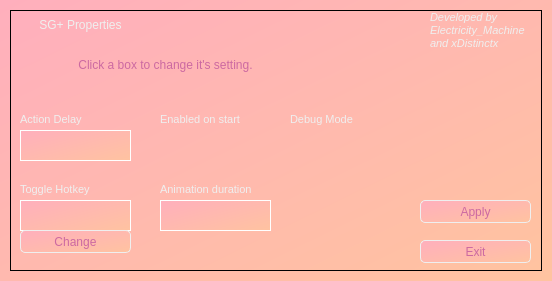
<?xml version="1.0" encoding="UTF-8"?>
<ui version="4.0">
 <class>PropertiesWindow</class>
 <widget class="QMainWindow" name="PropertiesWindow">
  <property name="geometry">
   <rect>
    <x>0</x>
    <y>0</y>
    <width>552</width>
    <height>281</height>
   </rect>
  </property>
  <property name="acceptDrops">
   <bool>false</bool>
  </property>
  <property name="windowTitle">
   <string>SG+</string>
  </property>
  <property name="windowIcon">
   <iconset resource="resources.qrc">
    <normaloff>:/images/icon.ico</normaloff>:/images/icon.ico</iconset>
  </property>
  <property name="styleSheet">
   <string notr="true">QPushButton {
	border: 1px solid rgb(239, 239, 239);
	border-radius: 5px;
}
QPushButton:hover {
	border: 2px solid rgb(239, 239, 239);
}
QPushButton:pressed {
	border: 2px solid rgb(204, 105, 161);
}
#dropShadowFrame {	
	background-color: rgba(255, 255, 255, .15);
}
QWidget {
	background-color: qlineargradient(spread:pad, x1:0, y1:0, x2:1, y2:1, stop:0 rgba(255, 175, 189, 255), stop:1 rgba(255, 195, 160, 255));
}
QLabel {
	background-color: rgba(255, 255, 255, 0);
}
</string>
  </property>
  <widget class="QWidget" name="centralwidget">
   <layout class="QVBoxLayout" name="verticalLayout">
    <property name="spacing">
     <number>0</number>
    </property>
    <property name="leftMargin">
     <number>10</number>
    </property>
    <property name="topMargin">
     <number>10</number>
    </property>
    <property name="rightMargin">
     <number>10</number>
    </property>
    <property name="bottomMargin">
     <number>10</number>
    </property>
    <item>
     <widget class="QFrame" name="dropShadowFrame">
      <property name="styleSheet">
       <string notr="true"/>
      </property>
      <property name="frameShape">
       <enum>QFrame::StyledPanel</enum>
      </property>
      <property name="frameShadow">
       <enum>QFrame::Raised</enum>
      </property>
      <widget class="QLabel" name="label">
       <property name="geometry">
        <rect>
         <x>0</x>
         <y>0</y>
         <width>141</width>
         <height>31</height>
        </rect>
       </property>
       <property name="styleSheet">
        <string notr="true">font: 81 14pt &quot;Raleway ExtraBold&quot;;
color: rgb(239, 239, 239);
</string>
       </property>
       <property name="text">
        <string>&lt;html&gt;&lt;head/&gt;&lt;body&gt;&lt;p align=&quot;center&quot;&gt;SG+ Properties&lt;/p&gt;&lt;/body&gt;&lt;/html&gt;</string>
       </property>
       <property name="alignment">
        <set>Qt::AlignCenter</set>
       </property>
       <property name="wordWrap">
        <bool>true</bool>
       </property>
      </widget>
      <widget class="QLabel" name="label_2">
       <property name="geometry">
        <rect>
         <x>0</x>
         <y>40</y>
         <width>311</width>
         <height>31</height>
        </rect>
       </property>
       <property name="styleSheet">
        <string notr="true">font: 81 14pt &quot;Raleway ExtraBold&quot;;
color: rgb(204, 105, 161);</string>
       </property>
       <property name="text">
        <string>&lt;html&gt;&lt;head/&gt;&lt;body&gt;&lt;p align=&quot;center&quot;&gt;Click a box to change it's setting.&lt;/p&gt;&lt;/body&gt;&lt;/html&gt;</string>
       </property>
       <property name="alignment">
        <set>Qt::AlignCenter</set>
       </property>
       <property name="wordWrap">
        <bool>false</bool>
       </property>
      </widget>
      <widget class="QPushButton" name="updateButton">
       <property name="geometry">
        <rect>
         <x>410</x>
         <y>190</y>
         <width>111</width>
         <height>23</height>
        </rect>
       </property>
       <property name="styleSheet">
        <string notr="true">color: rgb(204, 105, 161);</string>
       </property>
       <property name="text">
        <string>Apply</string>
       </property>
      </widget>
      <widget class="QPushButton" name="skipButton">
       <property name="geometry">
        <rect>
         <x>410</x>
         <y>230</y>
         <width>111</width>
         <height>23</height>
        </rect>
       </property>
       <property name="styleSheet">
        <string notr="true">color: rgb(204, 105, 161);</string>
       </property>
       <property name="text">
        <string>Exit</string>
       </property>
      </widget>
      <widget class="QPlainTextEdit" name="actionDelay">
       <property name="geometry">
        <rect>
         <x>10</x>
         <y>120</y>
         <width>111</width>
         <height>31</height>
        </rect>
       </property>
       <property name="minimumSize">
        <size>
         <width>10</width>
         <height>10</height>
        </size>
       </property>
       <property name="styleSheet">
        <string notr="true">background-color: rgba(255, 255, 255, .15);
color: rgb(255, 255, 255);
border-bottom-left-radius :0px;
border-bottom-right-radius :0px;
border: 1px solid white;</string>
       </property>
       <property name="readOnly">
        <bool>true</bool>
       </property>
       <property name="plainText">
        <string/>
       </property>
      </widget>
      <widget class="QLabel" name="label_3">
       <property name="geometry">
        <rect>
         <x>10</x>
         <y>100</y>
         <width>111</width>
         <height>20</height>
        </rect>
       </property>
       <property name="styleSheet">
        <string notr="true">font: 81 14pt &quot;Raleway ExtraBold&quot;;
color: rgb(239, 239, 239);
</string>
       </property>
       <property name="text">
        <string>&lt;html&gt;&lt;head/&gt;&lt;body&gt;&lt;p align=&quot;justify&quot;&gt;&lt;span style=&quot; font-size:8pt;&quot;&gt;Action Delay&lt;/span&gt;&lt;/p&gt;&lt;/body&gt;&lt;/html&gt;</string>
       </property>
       <property name="alignment">
        <set>Qt::AlignCenter</set>
       </property>
       <property name="wordWrap">
        <bool>true</bool>
       </property>
      </widget>
      <widget class="QPlainTextEdit" name="toggleHotkey">
       <property name="geometry">
        <rect>
         <x>10</x>
         <y>190</y>
         <width>111</width>
         <height>31</height>
        </rect>
       </property>
       <property name="minimumSize">
        <size>
         <width>10</width>
         <height>10</height>
        </size>
       </property>
       <property name="styleSheet">
        <string notr="true">background-color: rgba(255, 255, 255, .15);
color: rgb(255, 255, 255);
border-bottom-left-radius :0px;
border-bottom-right-radius :0px;
border: 1px solid white;</string>
       </property>
       <property name="readOnly">
        <bool>true</bool>
       </property>
      </widget>
      <widget class="QLabel" name="label_4">
       <property name="geometry">
        <rect>
         <x>10</x>
         <y>170</y>
         <width>111</width>
         <height>20</height>
        </rect>
       </property>
       <property name="styleSheet">
        <string notr="true">font: 81 14pt &quot;Raleway ExtraBold&quot;;
color: rgb(239, 239, 239);
</string>
       </property>
       <property name="text">
        <string>&lt;html&gt;&lt;head/&gt;&lt;body&gt;&lt;p align=&quot;justify&quot;&gt;&lt;span style=&quot; font-size:8pt;&quot;&gt;Toggle Hotkey&lt;/span&gt;&lt;/p&gt;&lt;/body&gt;&lt;/html&gt;</string>
       </property>
       <property name="alignment">
        <set>Qt::AlignCenter</set>
       </property>
       <property name="wordWrap">
        <bool>true</bool>
       </property>
      </widget>
      <widget class="QLabel" name="label_5">
       <property name="geometry">
        <rect>
         <x>150</x>
         <y>100</y>
         <width>111</width>
         <height>20</height>
        </rect>
       </property>
       <property name="styleSheet">
        <string notr="true">font: 81 14pt &quot;Raleway ExtraBold&quot;;
color: rgb(239, 239, 239);
</string>
       </property>
       <property name="text">
        <string>&lt;html&gt;&lt;head/&gt;&lt;body&gt;&lt;p align=&quot;justify&quot;&gt;&lt;span style=&quot; font-size:8pt;&quot;&gt;Enabled on start&lt;/span&gt;&lt;/p&gt;&lt;/body&gt;&lt;/html&gt;</string>
       </property>
       <property name="alignment">
        <set>Qt::AlignCenter</set>
       </property>
       <property name="wordWrap">
        <bool>true</bool>
       </property>
      </widget>
      <widget class="QCheckBox" name="enabledOnStart">
       <property name="geometry">
        <rect>
         <x>150</x>
         <y>120</y>
         <width>101</width>
         <height>31</height>
        </rect>
       </property>
       <property name="toolTip">
        <string>&lt;html&gt;&lt;head/&gt;&lt;body&gt;&lt;p&gt;&lt;br/&gt;&lt;/p&gt;&lt;/body&gt;&lt;/html&gt;</string>
       </property>
       <property name="autoFillBackground">
        <bool>false</bool>
       </property>
       <property name="styleSheet">
        <string notr="true">color: #fff;
background-color: rgba(255, 255, 255, 0);
font: 8pt &quot;MS Shell Dlg 2&quot;;</string>
       </property>
       <property name="text">
        <string/>
       </property>
      </widget>
      <widget class="QPlainTextEdit" name="animationDuration">
       <property name="geometry">
        <rect>
         <x>150</x>
         <y>190</y>
         <width>111</width>
         <height>31</height>
        </rect>
       </property>
       <property name="minimumSize">
        <size>
         <width>10</width>
         <height>10</height>
        </size>
       </property>
       <property name="styleSheet">
        <string notr="true">background-color: rgba(255, 255, 255, .15);
color: rgb(255, 255, 255);
border-bottom-left-radius :0px;
border-bottom-right-radius :0px;
border: 1px solid white;</string>
       </property>
       <property name="readOnly">
        <bool>true</bool>
       </property>
      </widget>
      <widget class="QLabel" name="label_6">
       <property name="geometry">
        <rect>
         <x>150</x>
         <y>170</y>
         <width>111</width>
         <height>20</height>
        </rect>
       </property>
       <property name="styleSheet">
        <string notr="true">font: 81 14pt &quot;Raleway ExtraBold&quot;;
color: rgb(239, 239, 239);
</string>
       </property>
       <property name="text">
        <string>&lt;html&gt;&lt;head/&gt;&lt;body&gt;&lt;p align=&quot;justify&quot;&gt;&lt;span style=&quot; font-size:8pt;&quot;&gt;Animation duration&lt;/span&gt;&lt;/p&gt;&lt;/body&gt;&lt;/html&gt;</string>
       </property>
       <property name="alignment">
        <set>Qt::AlignCenter</set>
       </property>
       <property name="wordWrap">
        <bool>true</bool>
       </property>
      </widget>
      <widget class="QLabel" name="label_7">
       <property name="geometry">
        <rect>
         <x>280</x>
         <y>100</y>
         <width>111</width>
         <height>20</height>
        </rect>
       </property>
       <property name="styleSheet">
        <string notr="true">font: 81 14pt &quot;Raleway ExtraBold&quot;;
color: rgb(239, 239, 239);
</string>
       </property>
       <property name="text">
        <string>&lt;html&gt;&lt;head/&gt;&lt;body&gt;&lt;p align=&quot;justify&quot;&gt;&lt;span style=&quot; font-size:8pt;&quot;&gt;Debug Mode&lt;/span&gt;&lt;/p&gt;&lt;/body&gt;&lt;/html&gt;</string>
       </property>
       <property name="alignment">
        <set>Qt::AlignCenter</set>
       </property>
       <property name="wordWrap">
        <bool>true</bool>
       </property>
      </widget>
      <widget class="QCheckBox" name="debugMode">
       <property name="geometry">
        <rect>
         <x>280</x>
         <y>120</y>
         <width>101</width>
         <height>31</height>
        </rect>
       </property>
       <property name="toolTip">
        <string>&lt;html&gt;&lt;head/&gt;&lt;body&gt;&lt;p&gt;&lt;br/&gt;&lt;/p&gt;&lt;/body&gt;&lt;/html&gt;</string>
       </property>
       <property name="autoFillBackground">
        <bool>false</bool>
       </property>
       <property name="styleSheet">
        <string notr="true">color: #fff;
background-color: rgba(255, 255, 255, 0);
font: 8pt &quot;MS Shell Dlg 2&quot;;</string>
       </property>
       <property name="text">
        <string/>
       </property>
      </widget>
      <widget class="QPushButton" name="changeHotkey">
       <property name="geometry">
        <rect>
         <x>10</x>
         <y>220</y>
         <width>111</width>
         <height>23</height>
        </rect>
       </property>
       <property name="styleSheet">
        <string notr="true">color: rgb(204, 105, 161);</string>
       </property>
       <property name="text">
        <string>Change</string>
       </property>
      </widget>
      <widget class="QLabel" name="label_8">
       <property name="geometry">
        <rect>
         <x>420</x>
         <y>1</y>
         <width>111</width>
         <height>41</height>
        </rect>
       </property>
       <property name="styleSheet">
        <string notr="true">font: 81 14pt &quot;Raleway ExtraBold&quot;;
color: rgb(239, 239, 239);
</string>
       </property>
       <property name="text">
        <string>&lt;html&gt;&lt;head/&gt;&lt;body&gt;&lt;p&gt;&lt;span style=&quot; font-size:8pt; font-style:italic;&quot;&gt;Developed by Electricity_Machine and xDistinctx&lt;/span&gt;&lt;/p&gt;&lt;/body&gt;&lt;/html&gt;</string>
       </property>
       <property name="alignment">
        <set>Qt::AlignLeading|Qt::AlignLeft|Qt::AlignTop</set>
       </property>
       <property name="wordWrap">
        <bool>true</bool>
       </property>
      </widget>
     </widget>
    </item>
   </layout>
  </widget>
 </widget>
 <resources>
  <include location="resources.qrc"/>
 </resources>
 <connections/>
</ui>
